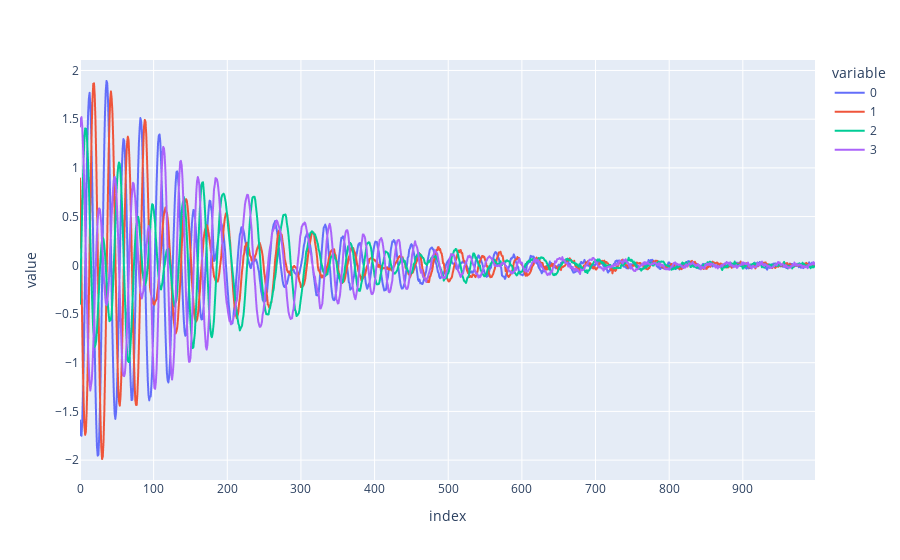

This figure's notebook cell:
### Code cell
px.line(X2.T)

### Figure 1 — Plotly figure (JSON) as saved in the notebook; plotly's stock layout.template omitted (floating-point values rounded to 4 significant figures; data arrays with more than 128 entries replaced by an {"elided": "..."} marker saying what was removed)
{"data": [{"hovertemplate": "variable=0<br>index=%{x}<br>value=%{y}<extra></extra>", "legendgroup": "0", "line": {"color": "#636efa", "dash": "solid"}, "marker": {"symbol": "circle"}, "mode": "lines", "name": "0", "showlegend": true, "type": "scattergl", "x": {"elided": "999 int values"}, "xaxis": "x", "y": {"elided": "999 float values"}, "yaxis": "y"}, {"hovertemplate": "variable=1<br>index=%{x}<br>value=%{y}<extra></extra>", "legendgroup": "1", "line": {"color": "#EF553B", "dash": "solid"}, "marker": {"symbol": "circle"}, "mode": "lines", "name": "1", "showlegend": true, "type": "scattergl", "x": {"elided": "999 int values"}, "xaxis": "x", "y": {"elided": "999 float values"}, "yaxis": "y"}, {"hovertemplate": "variable=2<br>index=%{x}<br>value=%{y}<extra></extra>", "legendgroup": "2", "line": {"color": "#00cc96", "dash": "solid"}, "marker": {"symbol": "circle"}, "mode": "lines", "name": "2", "showlegend": true, "type": "scattergl", "x": {"elided": "999 int values"}, "xaxis": "x", "y": {"elided": "999 float values"}, "yaxis": "y"}, {"hovertemplate": "variable=3<br>index=%{x}<br>value=%{y}<extra></extra>", "legendgroup": "3", "line": {"color": "#ab63fa", "dash": "solid"}, "marker": {"symbol": "circle"}, "mode": "lines", "name": "3", "showlegend": true, "type": "scattergl", "x": {"elided": "999 int values"}, "xaxis": "x", "y": {"elided": "999 float values"}, "yaxis": "y"}], "layout": {"legend": {"title": {"text": "variable"}, "tracegroupgap": 0}, "margin": {"t": 60}, "xaxis": {"anchor": "y", "domain": [0, 1], "title": {"text": "index"}}, "yaxis": {"anchor": "x", "domain": [0, 1], "title": {"text": "value"}}}}
